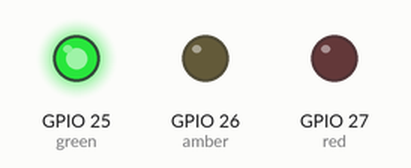
The program below on a simulated ESP32. On the bench: output pins drawn as LEDs (lit = HIGH).

Above: at 1.2 s.
At 3.2 s:
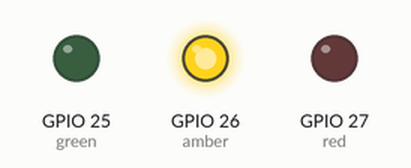
At 5.2 s:
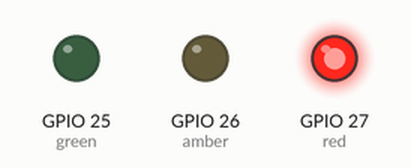
Timing chart, 0 to 8.5 s (numbered marks = the images above):
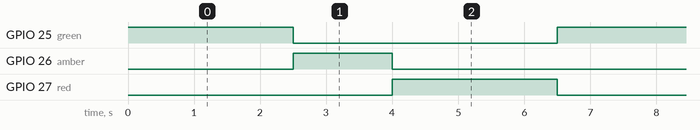

Measured:
- by itself, GPIO 25 (green), GPIO 27 (red): alternates HIGH for 2.5 s and LOW for 4.0 s
- by itself, GPIO 26 (amber): alternates HIGH for 1.5 s and LOW for 5.0 s
- by itself, everything shown: repeats every 6.5 s, in 4 steps

The program:

main.cpp
```cpp
#include <Arduino.h>

const int green = 25;
const int amber = 26;
const int red = 27;

void setup() {
  // put your setup code here, to run once:
  pinMode(green, OUTPUT);
  pinMode(amber, OUTPUT);
  pinMode(red, OUTPUT);
}

void loop() {
  // put your main code here, to run repeatedly:
  digitalWrite(green, HIGH);
  delay(2500); // this speeds up the simulation
  digitalWrite(green, LOW);
  digitalWrite(amber, HIGH);
  delay(1500);
  digitalWrite(amber, LOW);
  digitalWrite(red, HIGH);
  delay(2500);
  digitalWrite(red, LOW);
}
```
